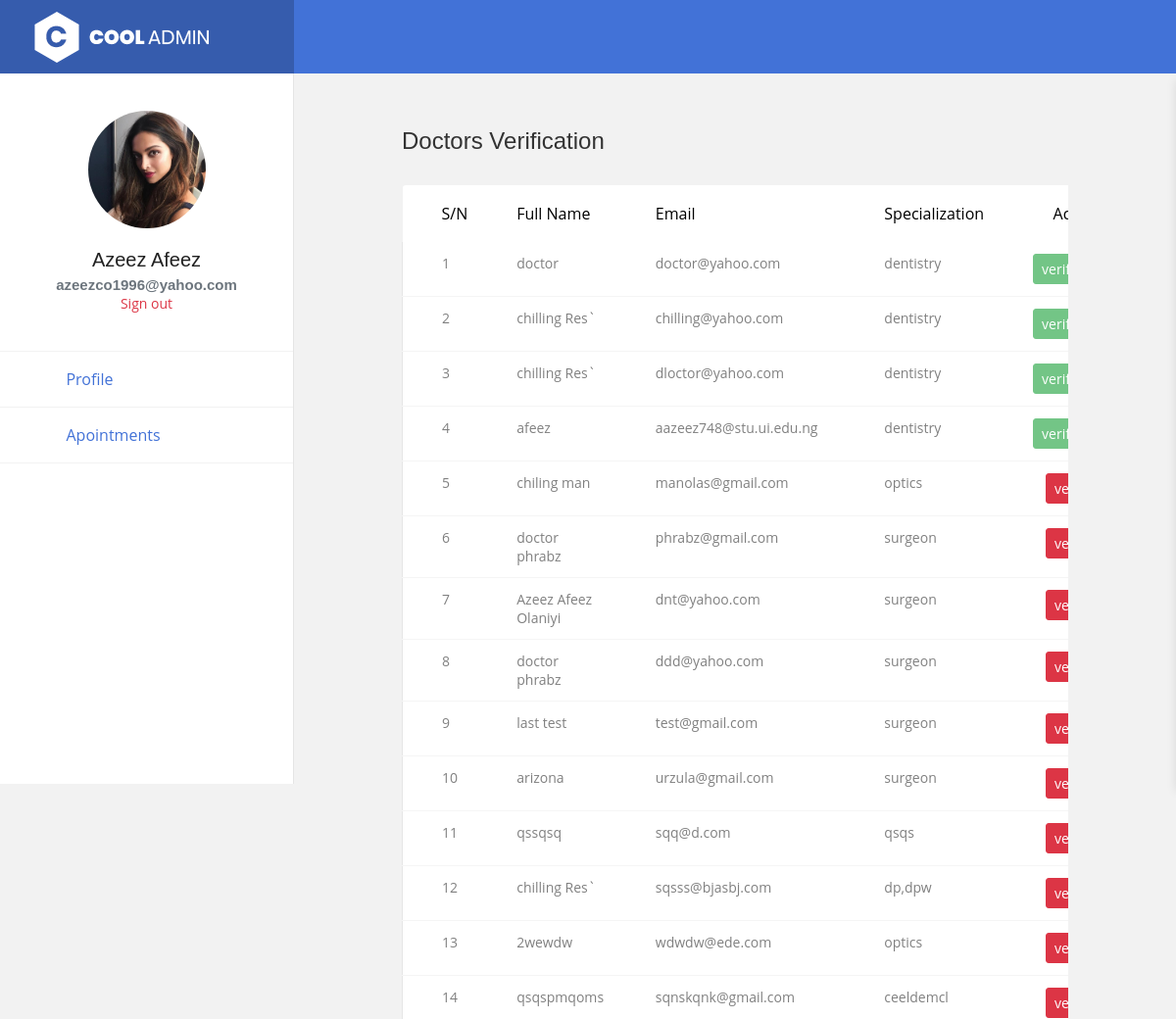
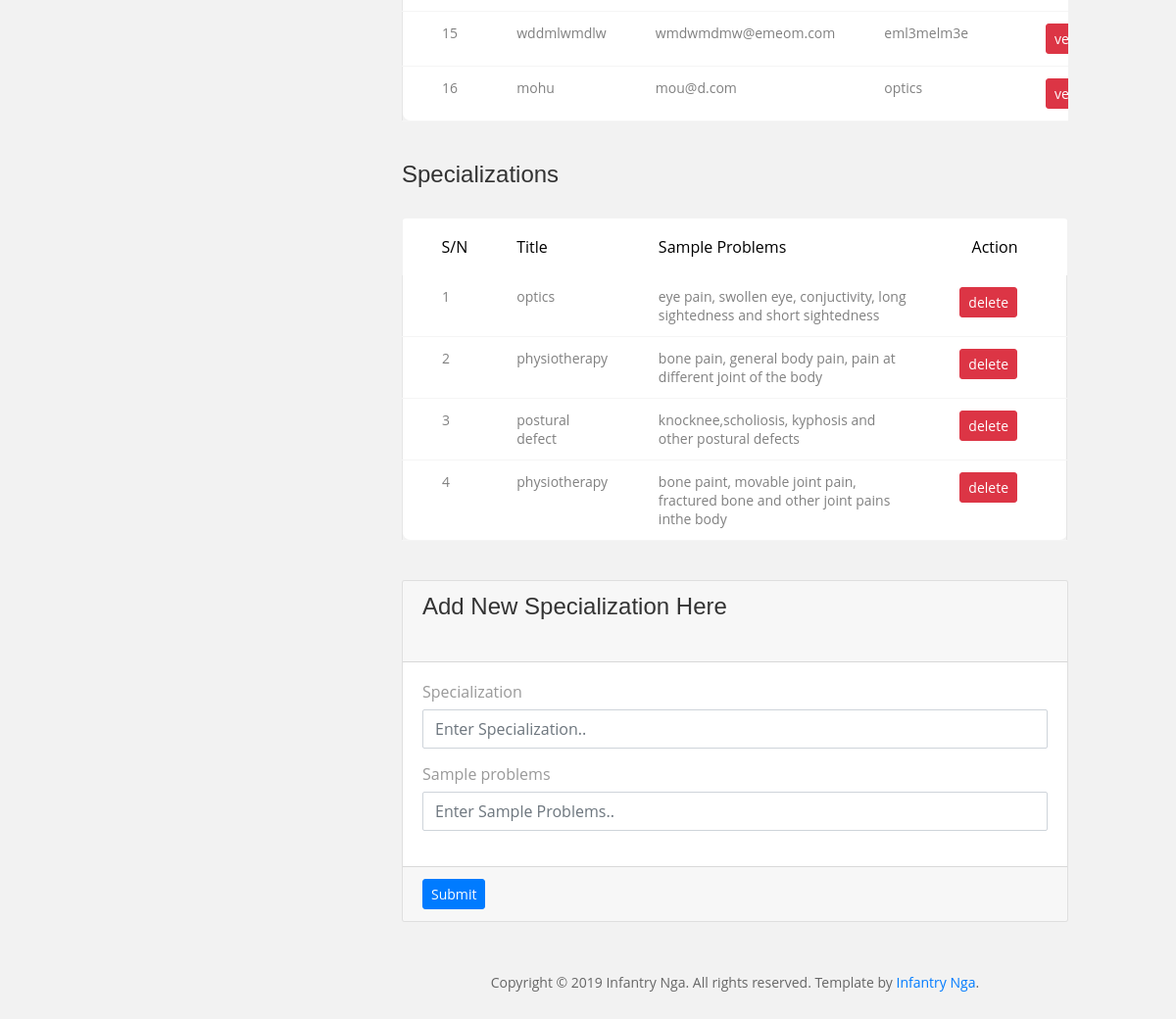
The page /adminhome.php (signed in) on the database its author committed (2 pictures, top to bottom).
### tables this page shows
CREATE TABLE `doctors` (
  `id` int(15) NOT NULL,
  `fullName` varchar(40) NOT NULL,
  `emailAddress` varchar(40) NOT NULL,
  `password` varchar(100) NOT NULL,
  `status` tinyint(1) NOT NULL,
  `specialization` text NOT NULL,
  `imageName` varchar(100) NOT NULL,
  `user_type` tinyint(4) NOT NULL
);

CREATE TABLE `specializations` (
  `id` int(11) NOT NULL,
  `name` text NOT NULL,
  `sample_problems` text NOT NULL
);

### adminhome.php (the view, shortened to what this page needs)
P<?php
  $id=$_SESSION['admin_id'];
  $userType='admin';
  $con=mysqli_connect('localhost','root','','infantry');
  $sql="select * from $userType where id='$id' ";
  $dbc=mysqli_query($con,$sql);
  while ($row=mysqli_fetch_array($dbc)) {
      $username=$row['fullName'];
      $imageName=$row['imageName'];
      $email=$row['emailAddress'];
  }
?>
<!DOCTYPE html>
<html lang="en">
<head>
    <?php include('includes/css.php');?>
    <link rel="stylesheet" type="text/css" href="css/style.css">
</head>
<body class="animsition">
    <div class="page-wrapper">
    <?php include('includes/sidebar.php');?>
        <div class="page-container2">
          <?php include('includes/header.php');?>
                <div class="row">
                                    <div class="col-md-12">
                                        <div class="doctor_table">
                                             <h3 class="title-3 m-b-30">Doctors verification
                                             </h3>
                                        <div class="table-responsive m-b-40">
                                            <table class="table table-borderless table-data3">
                                                <thead>
                                                    <tr>
                                                        <th>S/N</th>
                                                        <th>Full Name</th>
                                                        <th>Email</th>
                                                        <th>Specialization</th>
                                                        <th>Action</th>
                                                    </tr>
                                                </thead>
                                                <tbody>
                                                    <?php
                                                          $con=mysqli_connect('localhost','root','','infantry');
                                                          $sql="select * from doctors";
                                                          $dbc=mysqli_query($con,$sql);
                                                          $count=1;
                                                          while ($row=mysqli_fetch_array($dbc)) {
                                                    ?>
                                                    <tr>
                                                        <td><?php echo $count;?></td>
                                                        <td><?php echo $row['fullName'];?></td>
                                                        <td><?php echo $row['emailAddress'];?></td>
                                                        <td><?php echo $row['specialization'];?></td>
                                                            <?php
                                                                if($row['status']==1){
                                                                ?>
                                                                <td>
                                                                <input type="submit" class="btn btn-sm btn-success"  value="verified" disabled></td>
                                                                <?php
                                                                }
                                                                else{
                                                            ?>
                                                            <td>
                                                            <form action="" method="post">
                                                            <input type="submit" class="btn btn-sm btn-danger" name="verify" value="verify"><br>
                                                            </form>
                                                        </td>
                                                    </tr>
                                                    <?php
                                                    }
                                                        $count++;
                                                        }
                                                    ?>
                                                </tbody>
                                            </table>
                                        </div>
             <div class="row m-t-30">
                            <div class="col-md-12">
                                <h3 class="title-3 m-b-30">Specializations</h3>
                                <div class="table-responsive m-b-40">
                                    <table class="table table-borderless table-data3">
                                        <thead>
                                            <tr>
                                                <th>S/N</th>
                                                <th>Title</th>
                                                <th class="align-left">Sample Problems</th>
                                                <th>Action</th>
                                            </tr>
                                        </thead>
                                        <tbody>
                                             <?php
                                                  $con=mysqli_connect('localhost','root','','infantry');
                                                  $sql="select * from specializations";
                                                  $dbc=mysqli_query($con,$sql);
                                                  $count=1;
                                                  while ($row=mysqli_fetch_array($dbc)) {
                                            ?>
                                            <tr>
                                                <td><?php echo $count;?></td>
                                                <td><?php echo $row['name'];?></td>
                                                <td class="align-right"><?php echo $row['sample_problems'];?></td>
                                                <td>
                                                    <form action="" method="post">
                                                        <input type="submit" class="btn btn-sm btn-danger" name="deleteSpec" value="delete"><br>
                                                    </form>
                                                </td>
                                            </tr>
                                            <?php
                                                $count++;
                                                }
                                            ?>
                                        </tbody>
                                    </table>
                                </div>
                       <div class="row m-t-30">
                            <div class="col-md-12">
                                    <div class="card">
                                    <div class="card-header">
                                        <strong><h3 class="title-3 m-b-30">Add new specialization here</h3>
                                        </strong>
                                    </div>
                                    <div class="card-body card-block">
                                        <form action="" method="post">
                                            <div class="form-group">
                                                <label for="nf-email" class=" form-control-label">Specialization</label>
                                                <input type="text" id="spec" name="spec" placeholder="Enter Specialization.." class="form-control" required>
                                                 </div>
                                            <div class="form-group">
                                                <label for="" class=" form-control-label">Sample problems</label>
                                                <input type="sproblem" id="sproblem" name="sproblem" placeholder="Enter Sample Problems.." class="form-control" required>
                                            </div>
                                    </div>
                                    <div class="card-footer">
                                        <input type="submit" class="btn btn-primary btn-sm" name="addSpec">
                                    </div>
                                </div>
                            </div>
                        </div>
            <?php include('includes/footer.php');?>
        </div>
    </div>
</body>
</html>

### includes/sidebar.php (shortened to what this page needs)
  <?php
  if(isset($_SESSION['admin_id'])){
    ?>
  <aside class="menu-sidebar2">
        <div class="logo">
            <a href="">
            </a>
        </div>
        <div class="menu-sidebar2__content js-scrollbar1">
            <div class="account2">
                <a href="adminhome.php">
                <div class="image img-cir img-120">
                </div>
            </a>
                <h4 class="name"><?php echo $username;?></h4>
                <h5 class="text-muted"><?php echo $email;?></h5>
                <a href="logout.php" class="text-danger">Sign out</a>
            </div>
            <nav class="navbar-sidebar2">
                <ul class="list-unstyled navbar__list">
                    <li class="active has-sub">
                        <a class="js-arrow" href="#">
                        </a>
                    </li>
                    <li class="active has-sub">
                        <a class="js-arrow" href="#">
                        </a>
                    </li>
                </ul>
            </nav>
        </div>
    </aside>
<?php
    }
?>
  <aside class="menu-sidebar2">
        <div class="logo">
            <a href="">
                <img src="images/icon/logo-white.png" alt="Cool Admin" />
            </a>
        </div>
        <div class="menu-sidebar2__content js-scrollbar1">
            <div class="account2">
                <a href="doctorhome.php">
                <div class="image img-cir img-120">
                    <img src="profilePhotos/<?=$imageName ?>" alt="John Doe" />
                </div>
            </a>
                <h4 class="name"><?php echo $username;?></h4>
                <h5 class="text-muted"><?php echo $email;?></h5>
                <a href="logout.php" class="text-danger">Sign out</a>
            </div>
            <nav class="navbar-sidebar2">
                <ul class="list-unstyled navbar__list">
                    <li class="active has-sub">
                        <a class="js-arrow" href="#">
                            <i class="fas fa-edit"></i>Profile
                        </a>
                    </li>
                    <li class="active has-sub">
                        <a class="js-arrow" href="./appointments.php">
                            <i class="fas fa-plus"></i>Apointments
                        </a>
                    </li>
                </ul>
            </nav>
        </div>
    </aside>

### css/style.css (style rules this page uses)
body { font-family: 'Open Sans', sans-serif; line-height: 20px; color: #999999; font-size: 300; font-size: 16px; }
ol, ul { list-style: none; }
table { border-collapse: collapse; border-spacing: 0; }
h1, h2, h3, h4, h5, h6 { font-family: 'Raleway', sans-serif; font-weight: 600; color: #222222; }
a, a:hover, a:focus, a:active { outline: none; }
td { border: 0px solid #ededed; border-top: 1px solid rgba(216, 216, 216, 0.5); padding: 6px 10px 6px 0; }
.form-control { height: 40px; }
.doctor_table { padding: 110px; }

### rows shown on the page
doctors: fullName "doctor", emailAddress "doctor@yahoo.com", specialization "dentistry"
doctors: fullName "chilling Res`", emailAddress "chilling@yahoo.com", specialization "dentistry"
doctors: fullName "chilling Res`", emailAddress "dloctor@yahoo.com", specialization "dentistry"
doctors: fullName "afeez", emailAddress "aazeez748@stu.ui.edu.ng", specialization "dentistry"
doctors: fullName "chiling man", emailAddress "manolas@gmail.com", specialization "optics"
doctors: fullName "doctor phrabz", emailAddress "phrabz@gmail.com", specialization "surgeon"
doctors: fullName "Azeez Afeez Olaniyi", emailAddress "dnt@yahoo.com", specialization "surgeon"
doctors: fullName "doctor phrabz", emailAddress "ddd@yahoo.com", specialization "surgeon"
doctors: fullName "last test", emailAddress "test@gmail.com", specialization "surgeon"
doctors: fullName "arizona", emailAddress "urzula@gmail.com", specialization "surgeon"
doctors: fullName "qssqsq", emailAddress "sqq@d.com", specialization "qsqs"
doctors: fullName "chilling Res`", emailAddress "sqsss@bjasbj.com", specialization "dp,dpw"
doctors: fullName "2wewdw", emailAddress "wdwdw@ede.com", specialization "optics"
doctors: fullName "qsqspmqoms", emailAddress "sqnskqnk@gmail.com", specialization "ceeldemcl"
doctors: fullName "wddmlwmdlw", emailAddress "wmdwmdmw@emeom.com", specialization "eml3melm3e"
doctors: fullName "mohu", emailAddress "mou@d.com", specialization "optics"
specializations: name "optics", sample_problems "eye pain, swollen eye, conjuctivity, long sightedness and short sightedness"
specializations: name "physiotherapy", sample_problems "bone pain, general body pain, pain at different joint of the body"
specializations: name "postural defect", sample_problems "knocknee,scholiosis, kyphosis and other postural defects"
specializations: name "physiotherapy", sample_problems "bone paint, movable joint pain, fractured bone and other joint pains inthe body"

### other values the page prints
$username "Azeez Afeez"
$email "azeezco1996@yahoo.com"
